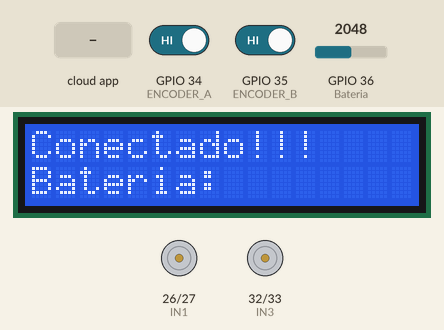
Simulated run of this sketch. Board: ESP32. Shown: 16×2 character LCD, motor-driver pin pairs drawn as motors (green arrow = first pin HIGH = forward, orange = second pin HIGH = backward, longer = more drive, scaled by the enable pin). Inputs (shaded band) come from the test bench; at power-on: GPIO 34 (ENCODER_A) HIGH, GPIO 35 (ENCODER_B) HIGH, GPIO 36 (Bateria) = 2048. WiFi joins after 1.5 s; servers stay silent unless stated; the ROS host is connected and sends only what is stated; what the sketch prints to the serial monitor is not drawn.

Above: at 3.2 s.
3.3 s: the phone or cloud app sets linear.x to -100
At 4.3 s:
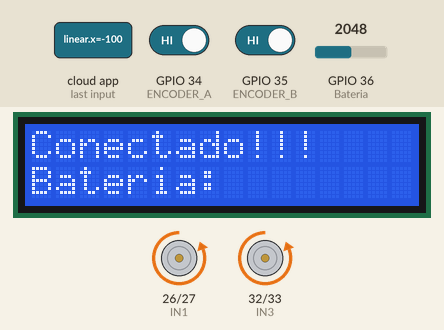
4.8 s: the phone or cloud app sets linear.x to 100
At 5.3 s:
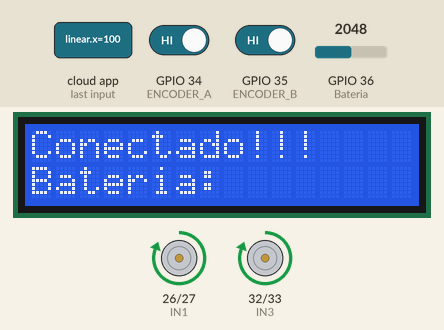
6.3 s: the phone or cloud app sets linear.x to 0
At 6.6 s:
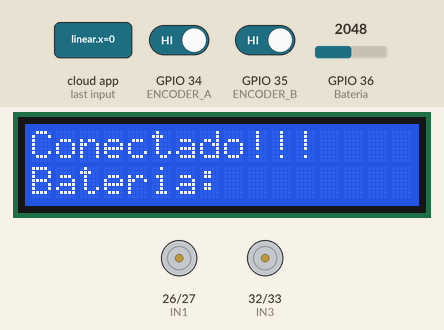
7.8 s: the phone or cloud app sets angular.z to -100
At 8.7 s:
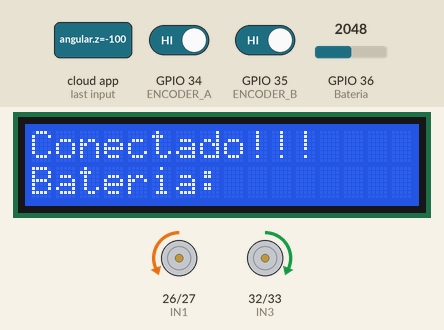
9.3 s: the phone or cloud app sets angular.z to 100
At 10.0 s:
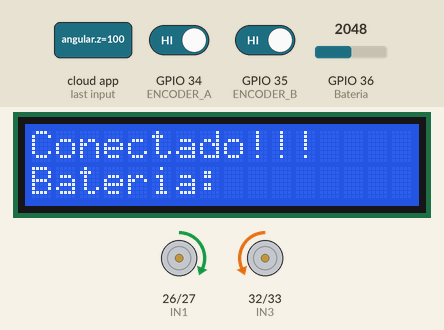
10.8 s: the phone or cloud app sets linear.x to -100
At 12.2 s:
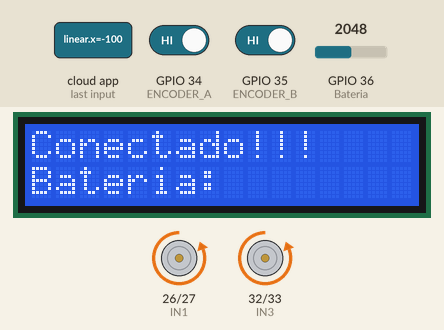
Timing chart, 0 to 13.3 s (numbered marks = the images above; inputs shaded):
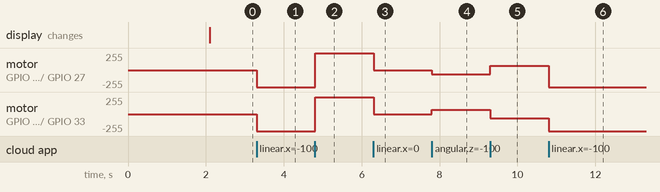

The sketch:

carro_rag.ino
```cpp
/* FALTA TESTAR OS MOVIMENTOS LATERAIS
Comandos executados no terminalpara inicializar o ROS2:
->ros2 topic echo /battery
->ros2 topic echo /cmd_vel
->ros2 topic echo /right_motor_ticks
->ros2 topic echo /left_motor_ticks
->ros2 run teleop_twist_keyboard teleop_twist_keyboard
->ros2 run micro_ros_agent micro_ros_agent udp4 --port 8888
->ros2 topic list
->sudo chmod -R 777 /dev/ttyUSB0 //libera USB para gravação
->rqt graph //apresenta graficamente os topicos
considerando que a inicialização do ROS2 já ocorre via .bashrc
*/
#include <WiFi.h>
#include <micro_ros_arduino.h>
#include <rcl/rcl.h>
#include <rcl/error_handling.h>
#include <rclc/rclc.h>
#include <rclc/executor.h>
#include <std_msgs/msg/int8.h> // Incluido para mandar dados da bateria
#include <std_msgs/msg/int32.h>
#include <geometry_msgs/msg/twist.h>
#include <Wire.h>
#include <LiquidCrystal_I2C.h>


// Definição do Display


LiquidCrystal_I2C lcd(0x27,16,2);  // set the LCD address to 0x27 for a 16 chars and 2 line display
//GND do módulo I2C pino GND do ESP32;
//VCC do módulo I2C pino VIN do ESP32;
//SDA do módulo I2C pino D21 (GPIO 21) do ESP32;
//SCL do módulo I2C pino D22 (GPIO 22) da ESP32.
// https://www.blogdarobotica.com/2022/12/23/como-utilizar-o-display-lcd-16x02-com-modulo-i2c-na-esp32/


// Definição para Monitoramento de Bateria
#define Bateria 36


// Definição dos pinos do L298N
#define ENA 14  // PWM Motor A
#define IN1 26  // Direção Motor A
#define IN2 27
#define ENB 25  // PWM Motor B
#define IN3 32  // Direção Motor B
#define IN4 33


// Definição dos pinos dos encoders (apenas um sinal de saída por encoder)
#define ENCODER_A 34
#define ENCODER_B 35
//////////////////////////////////////////////


volatile int encoder_count_A = 0;
volatile int encoder_count_B = 0;
volatile int movement_direction = 0;


/////////////////////////////////////////////
// Encoder variables
int LeftEncoderCount = 0;
int RightEncoderCount = 0;


// Configuração do WI-FI
char ssid[] = "RAG";
char password[] = "AER101023";
char agent_ip[] = "192.168.1.11";//IP DESKTOP
uint agent_port = 8888;


// Configuração do ROS


rcl_publisher_t battery_publisher;
std_msgs__msg__Int8 battery_msg;


rcl_publisher_t left_encoder_publisher;
rcl_publisher_t right_encoder_publisher;


std_msgs__msg__Int32 left_encoder_msg;
std_msgs__msg__Int32 right_encoder_msg;
/////////////////////
rcl_subscription_t twist_subscriber;
geometry_msgs__msg__Twist twist_msg;


rclc_executor_t executor;
rclc_support_t support;
rcl_allocator_t allocator;
rcl_node_t node;
rcl_timer_t timer;


// Verificação de erro de comunicação
#define RCCHECK(fn) { rcl_ret_t temp_rc = fn; if((temp_rc != RCL_RET_OK)){error_loop();}}
#define RCSOFTCHECK(fn) { rcl_ret_t temp_rc = fn; if((temp_rc != RCL_RET_OK)){}}


//Function prototypes
//void setMotorSpeed(int speedLeft, int speedRight);
int8_t get_battery_percentage();
int map_to_percentage(int raw_value);


void error_loop(){
 while(1){
   delay(100);
 }
}
//////////////////////////////////////////////////////////////////


// Callback dos encoders
void IRAM_ATTR encoder_A_ISR() {
   encoder_count_A += movement_direction;
}


void IRAM_ATTR encoder_B_ISR() {
   encoder_count_B += movement_direction;
}


/////////////////////////////////////////////////////////////////////
//Controle do motor pelo teclado
// I= frente linear.x=0.5
// J= esquerda angular.z=1.0
// ,= ré linear.x=-0.5
// L= direita angular.z=-1.0
// K= parado linear.x=0.0 e angular.z=0.0


// Callback para receber comandos do ROS 2
void twist_callback(const void *msg_in) {
   const geometry_msgs__msg__Twist *msg = (const geometry_msgs__msg__Twist *)msg_in;

   float linear = msg->linear.x;
   float angular = msg->angular.z;
   int speed = abs(linear * 255);
   int turn = abs(angular * 255);


   if (linear > 0) {
       digitalWrite(IN1, HIGH);
       digitalWrite(IN2, LOW);
       digitalWrite(IN3, HIGH);
       digitalWrite(IN4, LOW);
       movement_direction = 1;
       Serial.println("Frente");//valor minimo de rotação teleop speed= 0.35 turn 0.41
   } else if (linear < 0) {
       digitalWrite(IN1, LOW);
       digitalWrite(IN2, HIGH);
       digitalWrite(IN3, LOW);
       digitalWrite(IN4, HIGH);
       movement_direction = -1;
       Serial.println("Ré");
   } else if (angular > 0) {
       speed = 67;
       digitalWrite(IN1, HIGH);
       digitalWrite(IN2, LOW);
       digitalWrite(IN3, LOW);
       digitalWrite(IN4, HIGH);
       Serial.println("Direita");
   } else if (angular < 0) {
       speed = 67;
       digitalWrite(IN1, LOW);
       digitalWrite(IN2, HIGH);
       digitalWrite(IN3, HIGH);
       digitalWrite(IN4, LOW);
       Serial.println("Esquerda");
   } else {
       digitalWrite(IN1, LOW);
       digitalWrite(IN2, LOW);
       digitalWrite(IN3, LOW);
       digitalWrite(IN4, LOW);
       movement_direction = 0;
       Serial.println("Parado");
   }


   analogWrite(ENA, speed);
   analogWrite(ENB, speed);
}
////////////////////////////////////////////////////////////////
void timer_callback(rcl_timer_t * timer, int64_t last_call_time)
{
 RCLC_UNUSED(last_call_time);
 if (timer != NULL) {


   RCSOFTCHECK(rcl_publish(&left_encoder_publisher, &left_encoder_msg, NULL));
   RCSOFTCHECK(rcl_publish(&right_encoder_publisher, &right_encoder_msg, NULL));


  right_encoder_msg.data = encoder_count_A;
  left_encoder_msg.data = encoder_count_B;
    int8_t battery_percentage = get_battery_percentage();
   battery_msg.data = battery_percentage;
   RCSOFTCHECK(rcl_publish(&battery_publisher, &battery_msg, NULL));
 }
}
int8_t get_battery_percentage() {
 // Read the voltage from the BATTERY_PIN
 int raw_value = analogRead(Bateria);


 // Convert the raw value to battery percentage (0 to 100)
 int battery_percentage = map_to_percentage(raw_value);


 return static_cast<int8_t>(battery_percentage);
}


int map_to_percentage(int raw_value) {
 // Assuming the raw_value represents the battery voltage in the range of 0 to 4095
 // Adjust the following values based on your battery voltage range and voltage divider setup (if any).
 int min_voltage = 2730;    // Minimum voltage reading (corresponding to 0% battery)
 int max_voltage = 3740; // Maximum voltage reading (corresponding to 100% battery)


 // Map the raw value to the battery percentage
 int battery_percentage = map(raw_value, min_voltage, max_voltage, 0, 100);
 return battery_percentage;
}
//////////////////////////////////////////////////////////////////////
void setup() {
   Serial.begin(115200);
   lcd.init();                      // initialize the lcd
   WiFi.begin(ssid, password);
   while (WiFi.status() != WL_CONNECTED) {
       delay(1000);
   }


   set_microros_wifi_transports(ssid, password, agent_ip, agent_port);
   Serial.println("Conectando ao micro-ROS via Wi-Fi...");
   lcd.setBacklight(255);
   lcd.setCursor(3,0);
   lcd.home();
   lcd.clear();
   lcd.print("Conectado!!!");
   lcd.setCursor(0,1);
   lcd.print("Bateria: ");

   pinMode(ENA, OUTPUT);
   pinMode(IN1, OUTPUT);
   pinMode(IN2, OUTPUT);
   pinMode(ENB, OUTPUT);
   pinMode(IN3, OUTPUT);
   pinMode(IN4, OUTPUT);

   pinMode(Bateria, INPUT);
   pinMode(ENCODER_A, INPUT_PULLUP);
   pinMode(ENCODER_B, INPUT_PULLUP);
   ////////////////////////////////////////////////////////
   attachInterrupt(digitalPinToInterrupt(ENCODER_A), encoder_A_ISR, RISING);
   attachInterrupt(digitalPinToInterrupt(ENCODER_B), encoder_B_ISR, RISING);

   /////////////////////////////////////////////////////////////
   allocator = rcl_get_default_allocator();
  //create init_options
 RCCHECK(rclc_support_init(&support, 0, NULL, &allocator));


 // create node
 RCCHECK(rclc_node_init_default(&node, "CarRAG_esp32", "", &support));


 // Create Subscriber
 RCCHECK(rclc_subscription_init_default(
     &twist_subscriber,
     &node,
     ROSIDL_GET_MSG_TYPE_SUPPORT(geometry_msgs, msg, Twist),
     "cmd_vel"));
  RCCHECK(rclc_publisher_init_default(
     &battery_publisher,
     &node,
     ROSIDL_GET_MSG_TYPE_SUPPORT(std_msgs, msg, Int8),
     "battery"));


 RCCHECK(rclc_publisher_init_default(
     &left_encoder_publisher,
     &node,
     ROSIDL_GET_MSG_TYPE_SUPPORT(std_msgs, msg, Int32),
     "left_motor_ticks"));


 RCCHECK(rclc_publisher_init_default(
     &right_encoder_publisher,
     &node,
     ROSIDL_GET_MSG_TYPE_SUPPORT(std_msgs, msg, Int32),
     "right_motor_ticks"));


 // create timer,
 const unsigned int timer_timeout = 100;
 RCCHECK(rclc_timer_init_default(
   &timer,
   &support,
   RCL_MS_TO_NS(timer_timeout),
   timer_callback));


// create executor
//a criação de nós é feita usando rclc
 RCCHECK(rclc_executor_init(&executor, &support.context, 4, &allocator));
 RCCHECK(rclc_executor_add_timer(&executor, &timer));
 //RCCHECK(rclc_executor_add_subscription(&executor, &LEDs_subscriber, &LEDs_msg, &LEDs_subscription_callback, ON_NEW_DATA));
 //RCCHECK(rclc_executor_add_subscription(&executor, &servo_subscriber, &servo_msg, &servo_callback, ON_NEW_DATA));
 RCCHECK(rclc_executor_add_subscription(&executor, &twist_subscriber, &twist_msg, &twist_callback, ON_NEW_DATA));


 left_encoder_msg.data = 0;
 right_encoder_msg.data = 0;


}


void loop() {
   rclc_executor_spin_some(&executor, RCL_MS_TO_NS(100));
   RCCHECK(rclc_executor_spin_some(&executor, RCL_MS_TO_NS(100)));


   lcd.setCursor(10,1);
   //lcd.print("%d", ); ajustar dado para global
   /////////////////////////////////////////////////////////////////
   /*
   //Serial.print("Encoder A: "); Serial.print(encoder_count_A);
   //Serial.print(" | Encoder B: "); Serial.println(encoder_count_B);
   */
}


/* Este codigo foi modificado
usando referencias para medir a tensão da bateria,
alem de enviar dados referentes ao encoder,
foi adequado de maneira a contabilizar os pulsos
sempre que existe deslocamento, seja para frente ou ré,
 incrementando ou diminuindo, respectivamente seu valor
 OBS: Limitação devido ao tipo de encoder utilizado.
*/
```

Measured:
- after the input at 3.3 s, motor on GPIO 26 (IN1) / GPIO 27 (IN2), motor on GPIO 32 (IN3) / GPIO 33 (IN4): stopped → backward 255/255 at once
- after the input at 4.8 s, motor on GPIO 26 (IN1) / GPIO 27 (IN2), motor on GPIO 32 (IN3) / GPIO 33 (IN4): backward 255/255 → forward 255/255 at once
- after the input at 6.3 s, motor on GPIO 26 (IN1) / GPIO 27 (IN2), motor on GPIO 32 (IN3) / GPIO 33 (IN4): forward 255/255 → stopped at once
- after the input at 7.8 s, motor on GPIO 26 (IN1) / GPIO 27 (IN2): stopped → backward 67/255 at once; motor on GPIO 32 (IN3) / GPIO 33 (IN4): stopped → forward 67/255 at once
- after the input at 9.3 s, motor on GPIO 26 (IN1) / GPIO 27 (IN2): backward 67/255 → forward 67/255 at once; motor on GPIO 32 (IN3) / GPIO 33 (IN4): forward 67/255 → backward 67/255 at once
- after the input at 10.8 s, motor on GPIO 26 (IN1) / GPIO 27 (IN2): forward 67/255 → backward 255/255 at once; motor on GPIO 32 (IN3) / GPIO 33 (IN4): backward 67/255 → backward 255/255 at once
